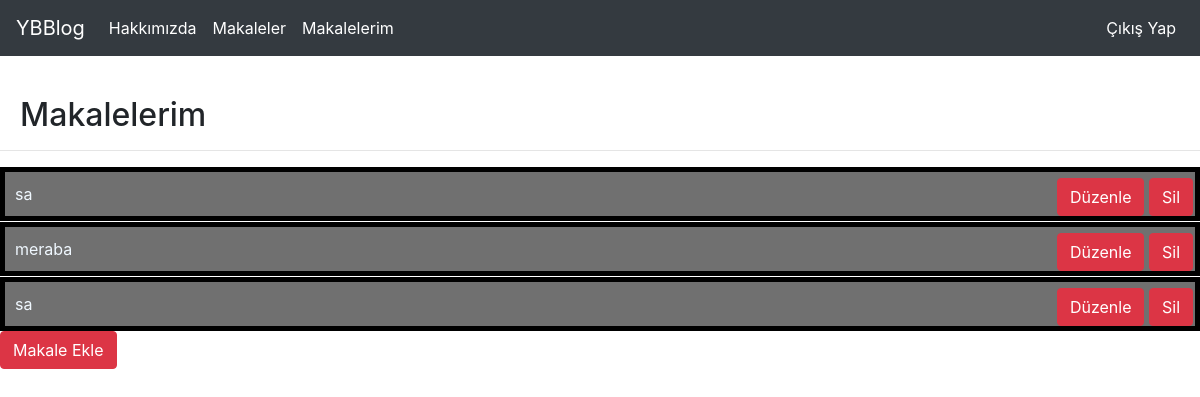
The page /articles/myarticles/ (signed in) on the database its author committed.
### Article/models.py (models this page shows, shortened)
class Article(models.Model):
    author = models.ForeignKey('auth.User',max_length=100,on_delete=models.CASCADE)
    title = models.CharField(max_length=100)
    content = models.TextField()
    created_at = models.DateTimeField(auto_now_add=True)

### Article/views.py (the view)
# urls.py: path('myarticles/', views.myarticles,name='myarticles'),
@login_required
def myarticles(request):
    articles = Article.objects.filter(author = request.user)
    context = dict(
        articles = articles
    )
    return render(request,'myarticles.html',context)

### templates/myarticles.html
{% extends 'layout.html' %}
{% block container %}
<h2 style="margin-top: 40px;margin-left: 20px;">Makalelerim</h2>
<hr>
{% if articles  %}
  {% for article in articles %}
    <div class="div" style="padding: 10px ; border: solid black 5px;background-color: #707070;margin-top: 1px;display: block;position: relative;">
    <a href="{% url 'Article:article' article.id %}" style=" text-decoration: none;color:aliceblue;">{{article.title}}</a>
    <div class="right"  style = "position: absolute; right: 2px; top: 6px;">
    <a class = "btn btn-danger" href="{% url 'Article:update' article.id %}">Düzenle</a>
    <a class = "btn btn-danger" href="{% url 'Article:delete' article.id %}">Sil</a>
  </div>
</div>
  {% endfor   %}
{% endif %}
<a href="{% url 'user:addarticle' %}"class = "btn btn-danger" >Makale Ekle</a>
{% endblock %}

### rows shown on the page
Article: title "sa"
Article: title "meraba"
Article: title "sa"
